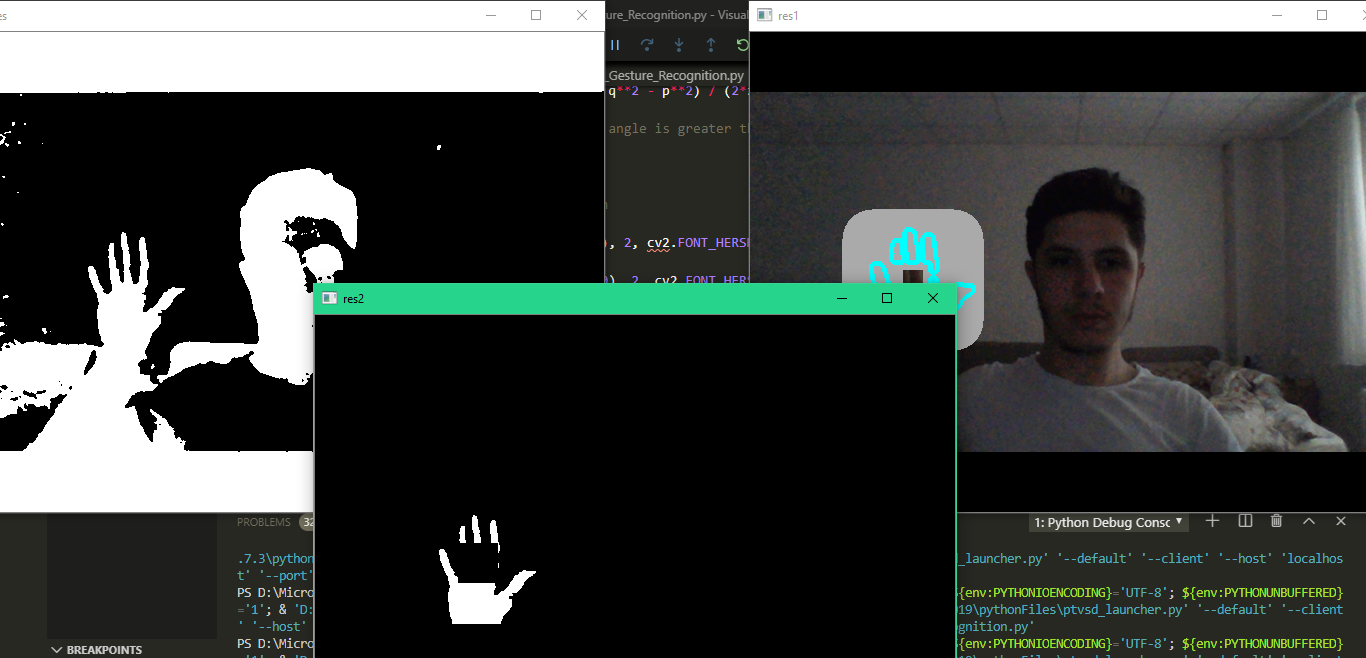
#> input picture Image1.PNG, 1366 x 658 px, given in place of the camera
$ python Hand_Gesture_Recognition.py
#> lines starting #> are read from the running program, lines starting #| are printed output that depends on the picture; after the words box and inside, x2 and y2 are one past the last pixel; in counts of white or black regions, pixels touching at a corner belong together
# Importing Libraries
import numpy as np
import cv2
import math

#Load Data Hand_haar_Cascade
hand_cascade = cv2.CascadeClassifier('Hand_haar_cascade.xml')

# Video Capture Part
cap = cv2.VideoCapture(0)

while(cap.isOpened()):
	ret, res = cap.read() # Capture frame-by-frame
#> res is the input picture: shape (658, 1366, 3); mean B, G, R 61.7, 64.4, 59.9
	blur = cv2.GaussianBlur(res,(5,5),0) # Smooth the rough edges in the Image
	gray = cv2.cvtColor(blur, cv2.COLOR_BGR2GRAY) # Convert from BGR to gray
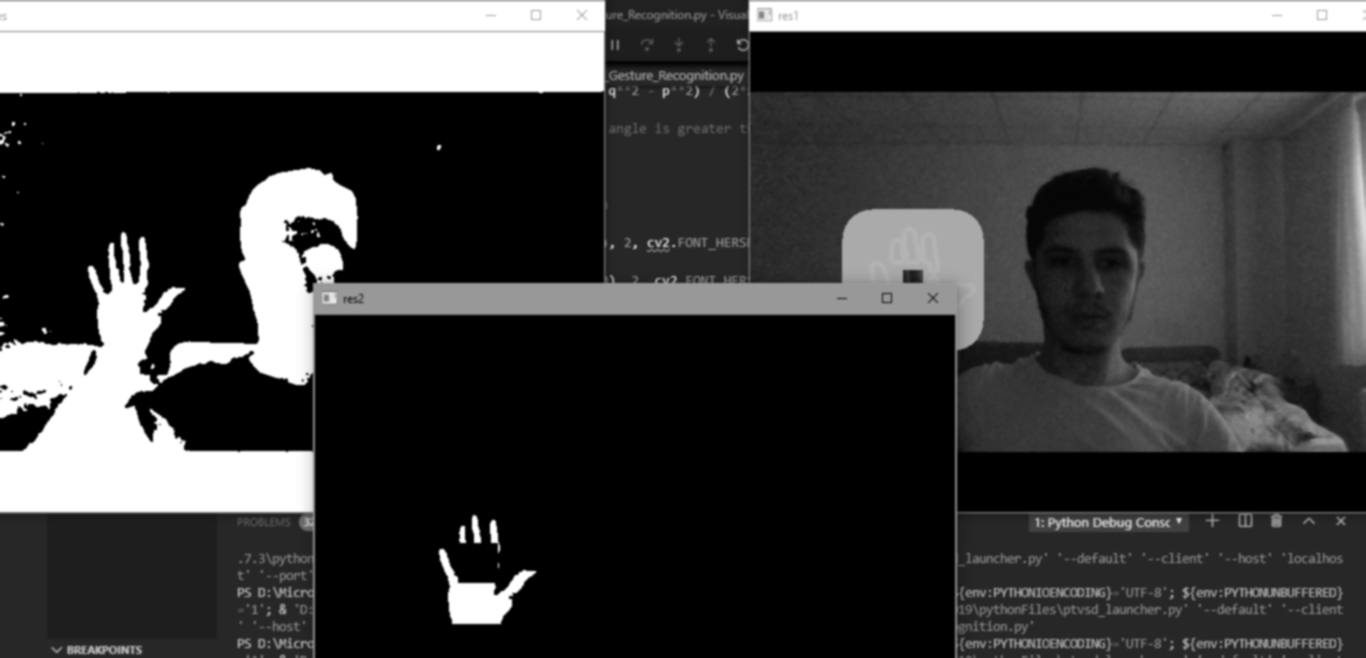
#> gray: shape (658, 1366); min 0, max 255, mean 62.8
	retval2,thresh = cv2.threshold(gray,100,255,cv2.THRESH_BINARY_INV+cv2.THRESH_OTSU) # Threshold Image
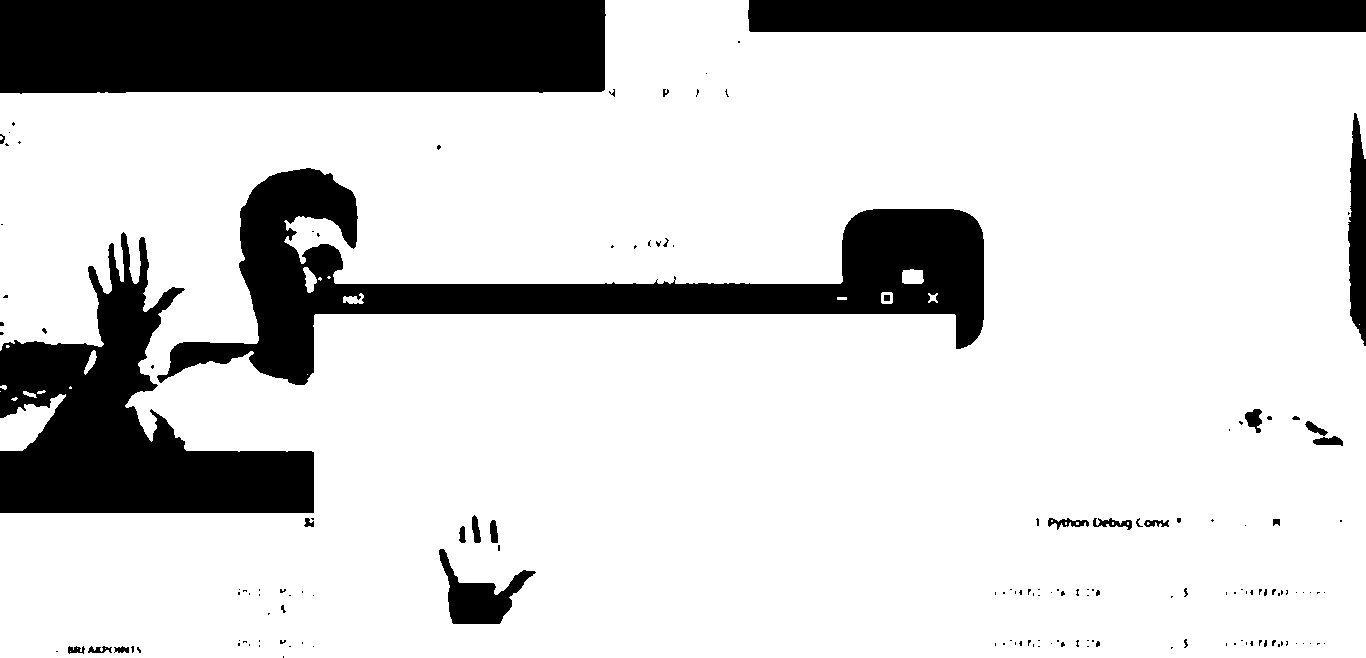
#> thresh: shape (658, 1366); 81.1% white; 156 black regions (126 under 20 px), largest, box (x1, y1, x2, y2) and area: (0, 0, 606, 94) 55784, (157, 168, 984, 385) 47504, (0, 232, 314, 513) 37990
#> retval2 = 126
	hand = hand_cascade.detectMultiScale(thresh, 1.8, 5) # Set the threshold value of the scanned hand
#> hand = ()
	mask = np.zeros(thresh.shape, np.uint8) # Creating the Mask
	for (u,z,w,h) in hand: # Marking the scanned Image
		cv2.rectangle(res,(u,z),(u+w, z+h), (170,170,170), 60)
		cv2.rectangle(mask, (u,z), (u+w, z+h) ,255, 40)
#> this loop made 0 passes
#> mask: shape (658, 1366); every value is 0
	res2 = cv2.bitwise_and(thresh, mask)
	end = cv2.GaussianBlur(res2,(7,7),0)
	contours, hierarchy = cv2.findContours(end, cv2.RETR_TREE, cv2.CHAIN_APPROX_SIMPLE)
#> contours = []

	cv2.drawContours(res, contours, -1, (255,255,0), 3)
	cv2.drawContours(end, contours, -1, (255,255,0), 3)

	if len(contours) > 0:
		cnt=contours[0]
		hull = cv2.convexHull(cnt, returnPoints=False)

		# Finding convexity faults
		fault = cv2.convexityDefects(cnt, hull)
		count_fault = 0

		# Apply the Cosine rule to find angles on all sides (Example Foromul = c2 = a2 + b2 − 2ab cos(C))
		# Ignore if angle is greater than 90 degrees
		if fault is not None:
			for i in range(fault.shape[0]):
				t,j,k,s = fault[i,0]
				finger = tuple(cnt[t][0])
				finger1 = tuple(cnt[j][0])
				tip = tuple(cnt[k][0])

				# Find the length of each edge of the triangle
				p = math.sqrt((finger1[0] - finger[0])**2 + (finger1[1] - finger[1])**2)
				z = math.sqrt((tip[0] - finger[0])**2 + (tip[1] - finger[1])**2)
				q = math.sqrt((finger1[0] - tip[0])**2 + (finger1[1] - tip[1])**2)
				c = (p+z+q)/2
				ar = math.sqrt(c*(c-p)*(c-z)*(c-q))

				d=(2*ar)/p

				# Application Cosine rule (Example Formul = c2 = a2 + b2 − 2ab cos(C))
				angle = math.acos((z**2 + q**2 - p**2) / (2*z*q)) * 60

				# Ignore and check if the angle is greater than 90 degrees
				if angle <= 90 and d>30:
				    count_fault += 1

		# Defining the actions to be taken
		if count_fault == 1:
			cv2.putText(res,"One", (0, 50), 2, cv2.FONT_HERSHEY_SIMPLEX, 3, 3)
		elif count_fault == 2:
			cv2.putText(res, "Two", (0, 50), 2, cv2.FONT_HERSHEY_SIMPLEX, 3, 3)
		elif count_fault == 3:
			cv2.putText(res,"Three", (0, 50), 2, cv2.FONT_HERSHEY_SIMPLEX, 3, 3)
		elif count_fault == 4:
			cv2.putText(res,"Four", (0, 50), 2, cv2.FONT_HERSHEY_SIMPLEX, 3, 3)
	cv2.imshow('res',thresh)
	cv2.imshow('res1',res)
	cv2.imshow('res2',res2)

	k = cv2.waitKey(20) & 0xff # If you are using a 64-bit machine, you should change the command line k = cv2.waitKey () to k = cv2.waitKey () &0xFF
#> (key Esc is pressed here)
	if k == 15:
		break
cap.release() # When everything done, release  # the video capture object
cv2.destroyAllWindows() # To close the windows we create
